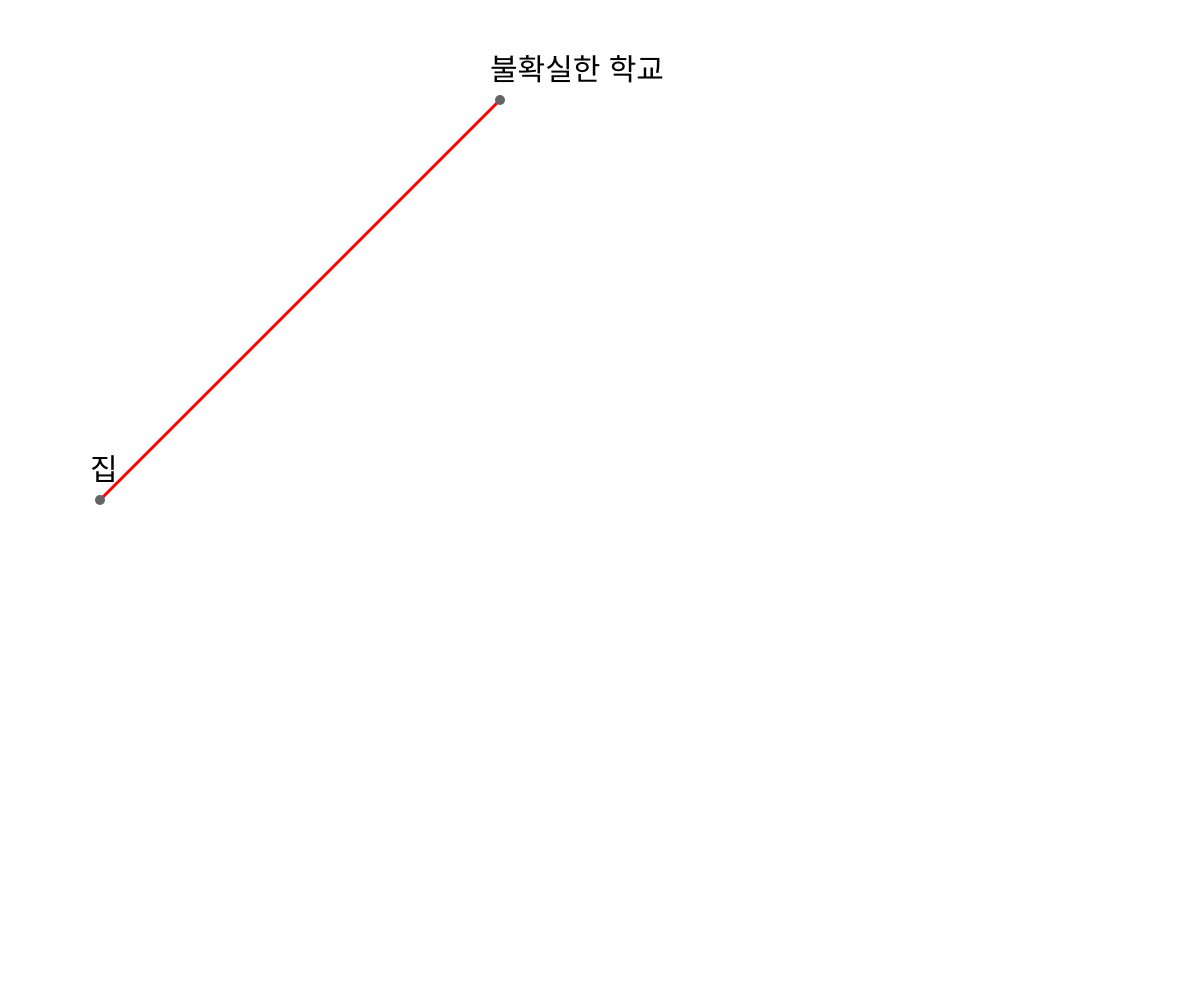
Frame 1 (no input)
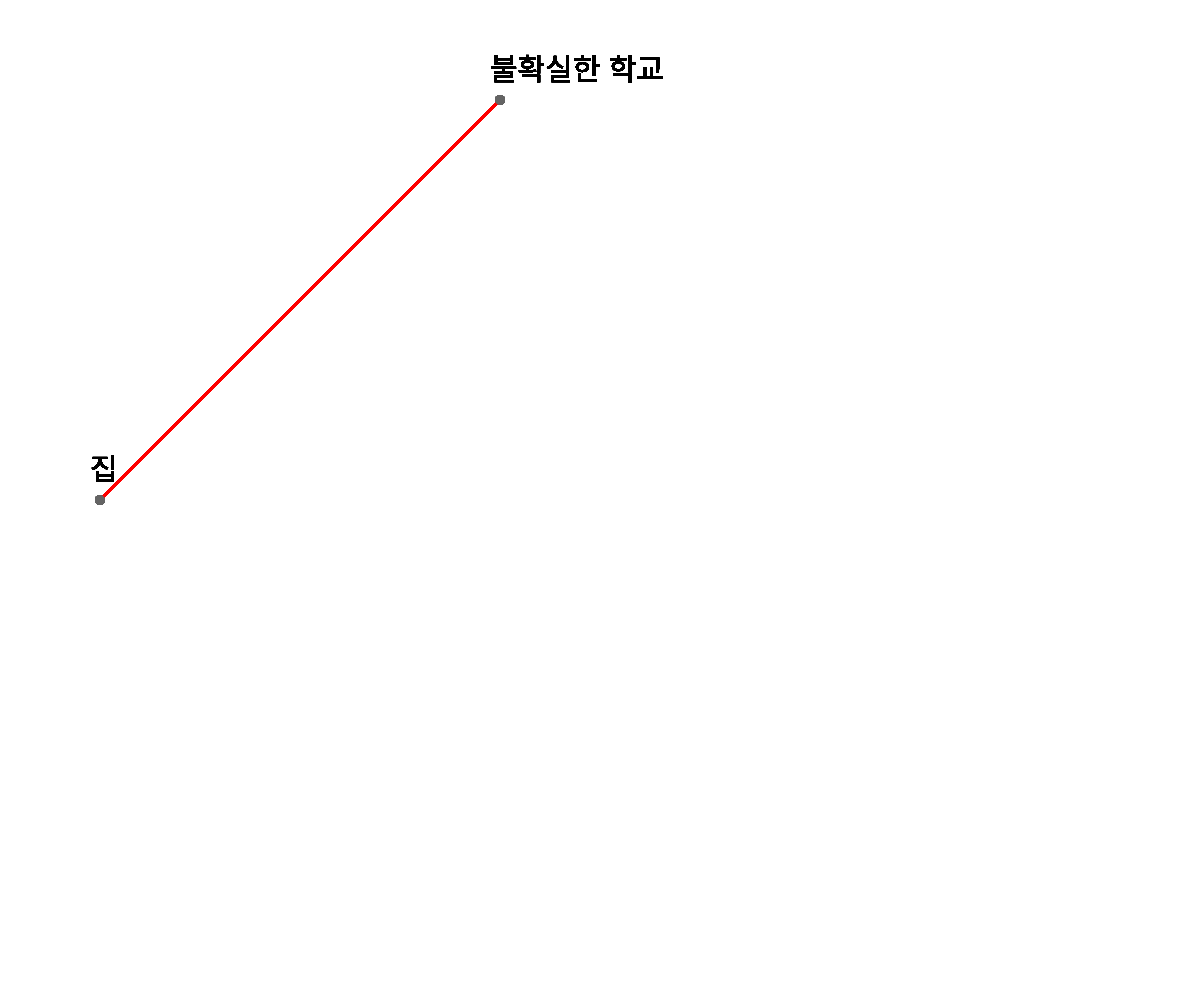
Frame 60 (no input)
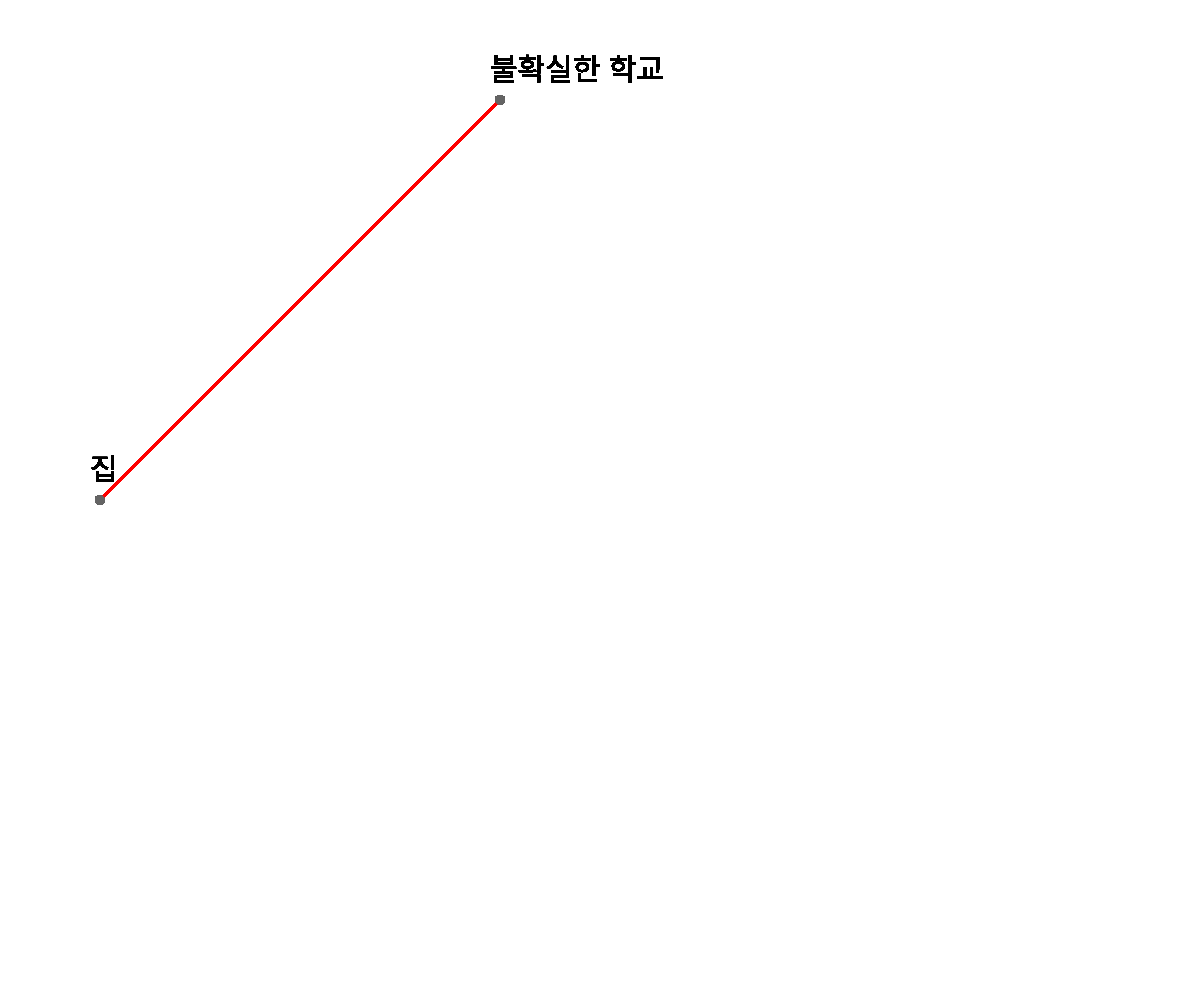
Frame 120 (the mouse pressed at the canvas centre since frame 60)

The p5.js sketch that drew these frames (run headless with seeded random() and noise() and a simulated clock; from frame 60 on, the mouse is pressed at the canvas centre):

// p5.js sketch
// ── sketch.js
var x1,y1,x2,y2
// 좌표 변수? 

x1 = 100;
y1 = 500;
//첫 번째 좌표

x2 = 500;
y2 = 100;
//두 번째 좌표

function setup() {

createCanvas(windowWidth,windowHeight);
background(255);
}

function draw() {
noStroke();
textSize(30);
text("집",x1-10,y1-20);
stroke(255,0,0);
strokeWeight(3);
line(x1,y1,x2,y2);


noStroke();
textSize(30);
text("불확실한 학교",x2-10,y2-20);
stroke(100);
strokeWeight(10);
point(x1,y1);
point(x2,y2);
//포인트 그리기 
  
} 
